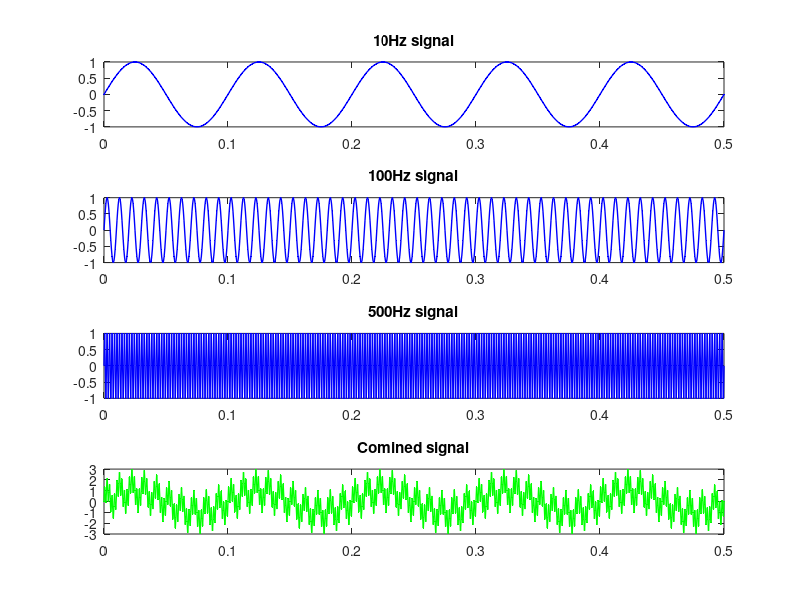

MATLAB code for this plot:
%=========================================================================%
% The formula for a sine wave is :
% 
% y = A sin (ωt + φ)
% 
% Where:
% y is the instantaneous value of the wave
% A is the amplitude of the wave
% ω is the angular frequency of the wave, which is equal to 2π times
%   the frequency f of the wave, i.e., ω = 2πf
% t is the time
% φ is the phase angle of the wave, which represents the offset of the wave 
%   from a reference position at t = 0.
%=========================================================================%
%============================= HouseKeeping ==============================%
clc;        % clear command window
close all;  % close all figures
clear;      % clear variables in the workspace
workspace;  % make sure workspace is open
%=========================================================================%

%============================= Format Setting ============================%
% format long g ensures precise numerical results, format compact reduces
%        blank lines between the outputs for a cleaner display.
format long g   % Display numbers with up to 15 significant digits,
                % in fixed-point or scientific notation.
format compact  % Reduce vertical spacing in the command window output
                % for a more compact display.
% set the font size
fontsize = 2;
%=========================================================================%

%========================== Generating-signal ============================%
% 0: The starting value of the sequence.
% 1/2000: The step size (increment) between consecutive values in the 
% sequence. i.e : t = [0, 0.0005, 0.001, 0.0015, ..., 0.4995, 0.5]
% 0.5 End The sequence stops at or just before 0.5.
% Generate a time vector from 0 to 0.5 with a step size of 1/2000.
% Total number of elements = (End - Start) / Step size + 1
                         % = (0.5 - 0) / (1/2000) + 1 = 1001 elements.
% 1/2000 sample: 2000 times sample in 1 second (2KHz sampling rates)
t = 0 : 1/2000 : 0.5;
%=========================================================================%

%========================== Define the wave parameters ===================%
%================================== Signal-1 =============================%
f1 = 10; % 10hz
T1 = 1/f1; % period of the signal 1/freq1
amp1 = 1; % define the amplitude of the signal

%================================== Signal-2 =============================%
f2 = 100; % 100hz
T2 = 1/f2; % period of the signal 1/freq2
amp2 = 1; % define the amplitude of the signal

%================================== Signal-3 =============================%
f3 = 500; % 100hz
T3 = 1/f3; % period of the signal 1/freq3
amp3 = 1; % define the amplitude of the signal
%=========================================================================%

%========================== Create the signals ===========================%
%Create signal 1 
signal1 = amp1 * sin(2*pi*t/T1);
%Create signal 2 
signal2 = amp3 * sin(2*pi*t/T2);
%Create signal 3
signal3 = amp2 * sin(2*pi*t/T3);
%=========================================================================%

%========================== Mixing the signals ===========================%
Mixsignal = signal1+ signal2+ signal3;
%=========================================================================%

%========================== NOOP PLOT ====================================%
%plot(t,signal1)
%plot(t,signal2)
%plot(t,signal3)
%plot(t,Mixsignal)
%=========================================================================%

%=========================== PRO PLOT ====================================%
figure; % Create a new figure window

%Row number 1%
subplot(4,1,1) % 4 rows and 1 column
plot(t,signal1,'b.-','LineWidth',1,'MarkerSize',1);
title('10Hz signal');
%Row number 2%
subplot(4,1,2) % 4 rows and 1 column
plot(t,signal2,'b.-','LineWidth',1,'MarkerSize',1);
title('100Hz signal');
%Row number 3%
subplot(4,1,3) % 4 rows and 1 column
plot(t,signal3,'b.-','LineWidth',1,'MarkerSize',1);
title('500Hz signal'); 
%Row number 4%
subplot(4,1,4) % 4 rows and 1 column
plot(t,Mixsignal,'g.-','LineWidth',1,'MarkerSize',1);
title('Comined signal');
%=========================================================================%
